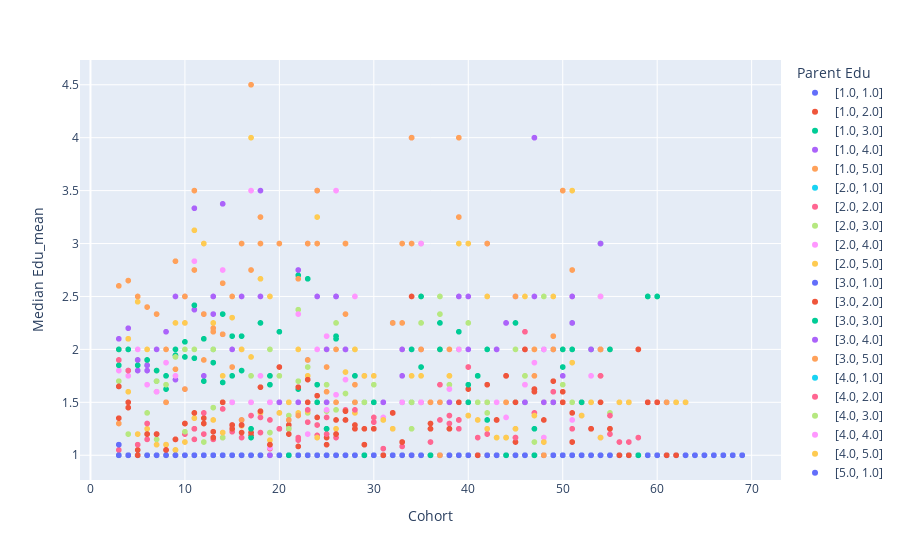
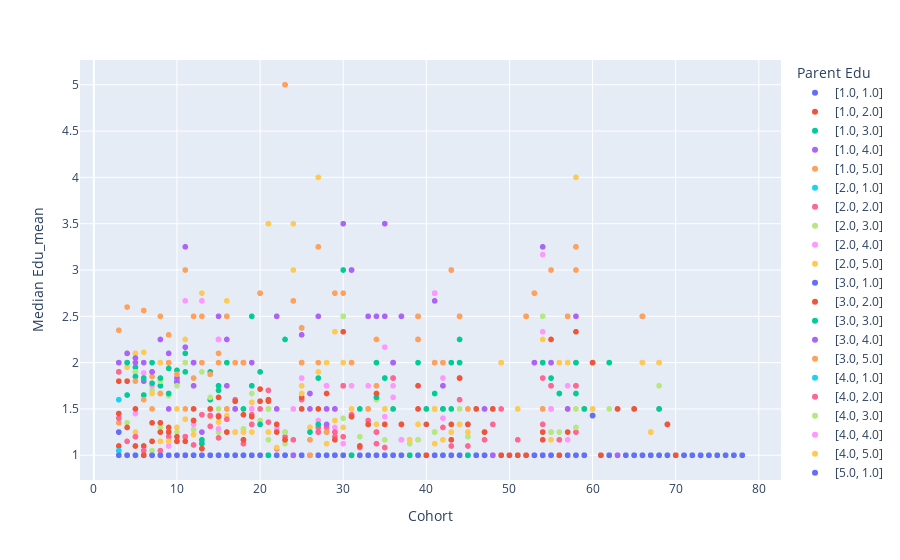
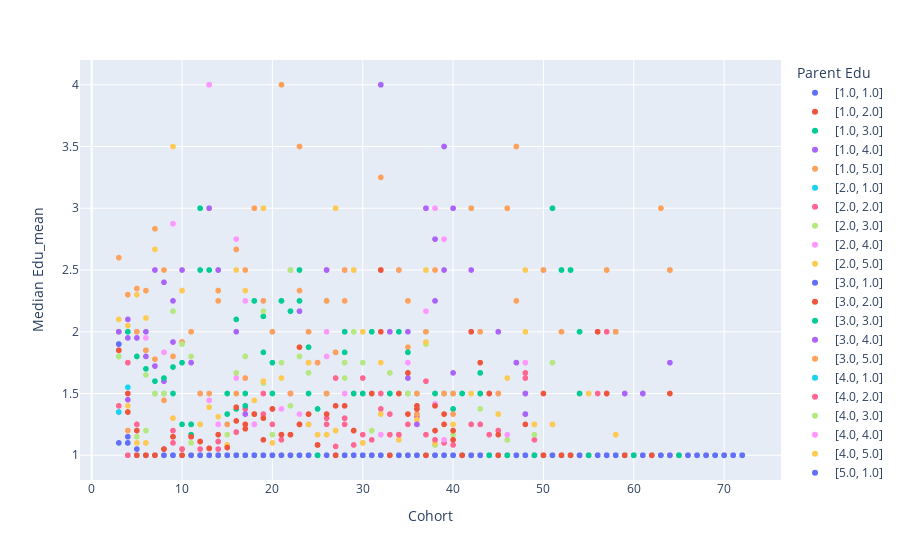

Notebook cell for these charts, in order:
### Code cell
import plotly.express as px

agg_ls["Parent Edu"] = agg_ls["Parent Edu"].astype(str)
data = agg_ls[agg_ls['Scenario'] == 1]
fig1 = px.scatter(data, x='Cohort', y='Median Edu_mean', color='Parent Edu')

agg_ls["Parent Edu"] = agg_ls["Parent Edu"].astype(str)
data = agg_ls[agg_ls['Scenario'] == 2]
fig2 = px.scatter(data, x='Cohort', y='Median Edu_mean', color='Parent Edu')

agg_ls["Parent Edu"] = agg_ls["Parent Edu"].astype(str)
data = agg_ls[agg_ls['Scenario'] == 3]
fig3 = px.scatter(data, x='Cohort', y='Median Edu_mean', color='Parent Edu')

fig1.show()
fig2.show()
fig3.show()
